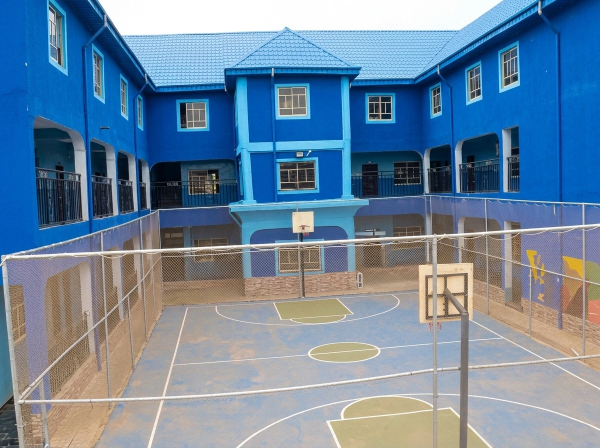
#> input picture images/school-1.webp, 1200 x 896 px (shown at 1/2 size)
$ python enhance_images.py
#> lines starting #> are read from the running program, lines starting #| are printed output that depends on the picture
"""
Fast Image Enhancement Script for Prime Focus Schools
"""

import os
import io
from PIL import Image, ImageEnhance, ImageFilter

def enhance_image(src_path, dest_webp, target_size=(1600, 1200)):
#> called with src_path = 'images/school-1.webp', dest_webp = 'images/school-1.webp', target_size = (1504, 1152)
    with open(src_path, "rb") as f:
        data = f.read()

    with Image.open(io.BytesIO(data)) as im:
#> im is the input picture: PIL image 1200x896 RGB; mean R, G, B 109.8, 134.6, 158.1
        img = im.convert("RGB")

        # 1. High-quality Lanczos upscale
        upscaled = img.resize(target_size, Image.Resampling.LANCZOS)

        # 2. Unsharp mask
        sharp1 = upscaled.filter(ImageFilter.UnsharpMask(radius=2.0, percent=130, threshold=2))
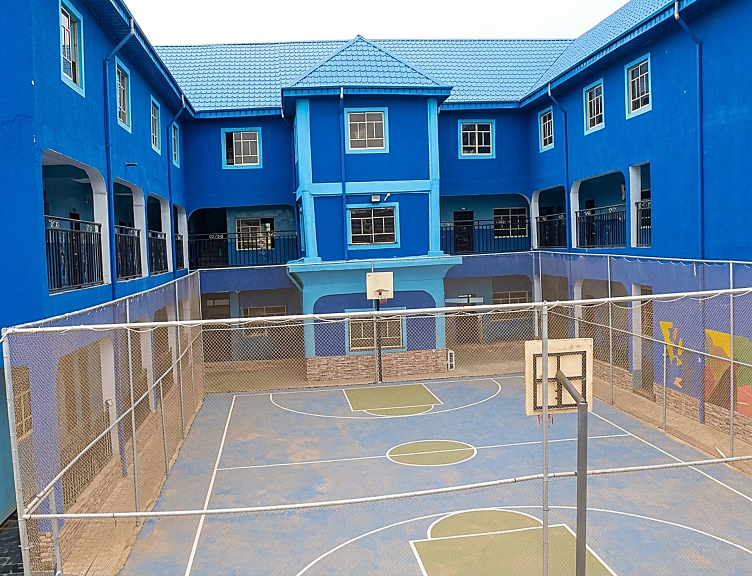
#> sharp1: PIL image 1504x1152 RGB (shown at 1/2 size); mean R, G, B 110, 134.2, 157.3

        # 3. Enhance color vibrancy
        vibrant = ImageEnhance.Color(sharp1).enhance(1.18)

        # 4. Enhance contrast & brightness
        contrasted = ImageEnhance.Contrast(vibrant).enhance(1.10)
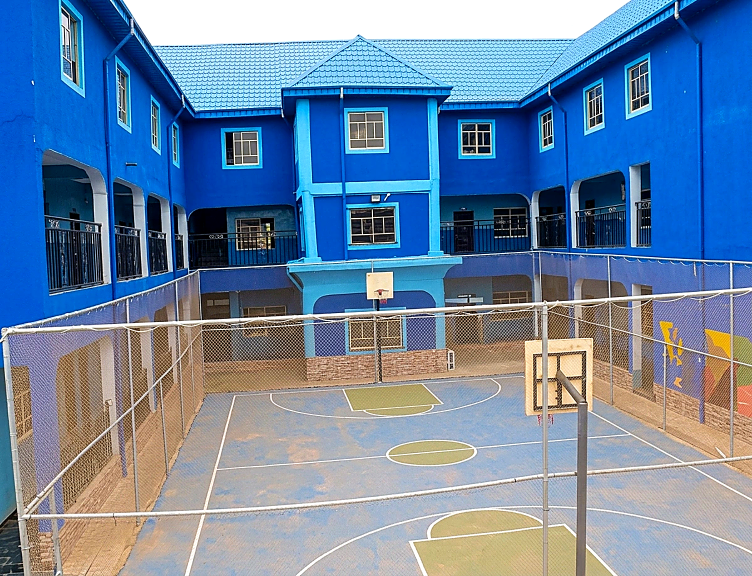
#> contrasted: PIL image 1504x1152 RGB (shown at 1/2 size); mean R, G, B 109, 134, 163.2
        bright = ImageEnhance.Brightness(contrasted).enhance(1.02)

        # 5. Final sharpness
        final_img = ImageEnhance.Sharpness(bright).enhance(1.20)

        # Save as WebP (high quality)
        final_img.save(dest_webp, "WEBP", quality=92, method=6)

        print(f"[OK] Enhanced: {src_path} -> {dest_webp} ({target_size[0]}x{target_size[1]})")

if __name__ == "__main__":
    if os.path.exists("images/school-1.webp"):
        enhance_image("images/school-1.webp", "images/school-1.webp", (1504, 1152))

    if os.path.exists("images/school-2.webp"):
        enhance_image("images/school-2.webp", "images/school-2.webp", (1600, 1225))
#> call 2 of enhance_image, with src_path = 'images/school-2.webp', dest_webp = 'images/school-2.webp', target_size = (1600, 1225)
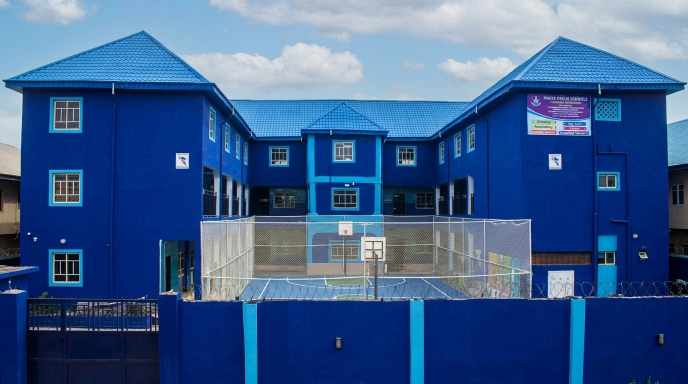
#> input picture images/school-2.webp, 1376 x 768 px (shown at 1/2 size)
#> in enhance_image, im is the input picture: PIL image 1376x768 RGB; mean R, G, B 60.3, 93.7, 141
#> in enhance_image (call 2), `vibrant = ImageEnhance.Color(sharp1).enhance(1.18)`:
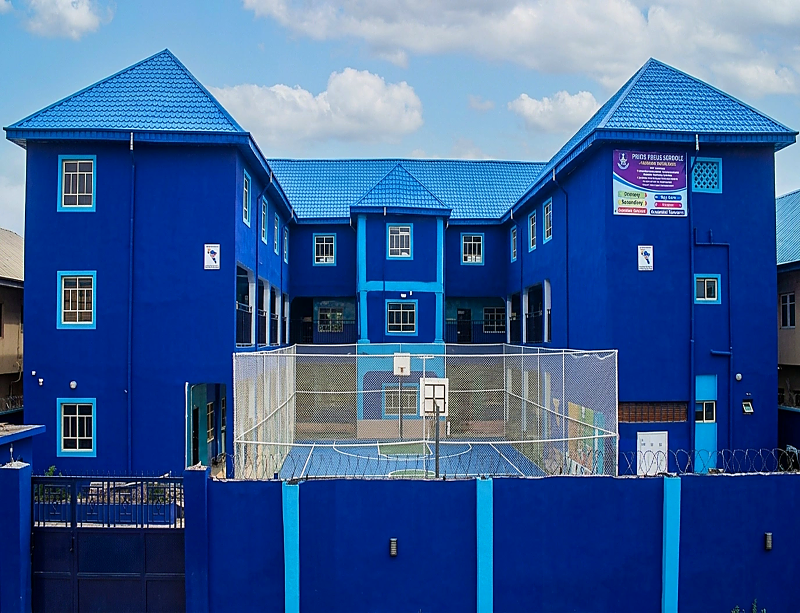
#> vibrant: PIL image 1600x1225 RGB (shown at 1/2 size); mean R, G, B 58.4, 94, 148.9
        enhance_image("images/school-2.webp", "images/school-hero.webp", (1920, 1470))
#> call 3 of enhance_image, with src_path = 'images/school-2.webp', dest_webp = 'images/school-hero.webp', target_size = (1920, 1470)
#> in enhance_image (call 3), `upscaled = img.resize(target_size, Image.Resampling.LANCZOS)`:
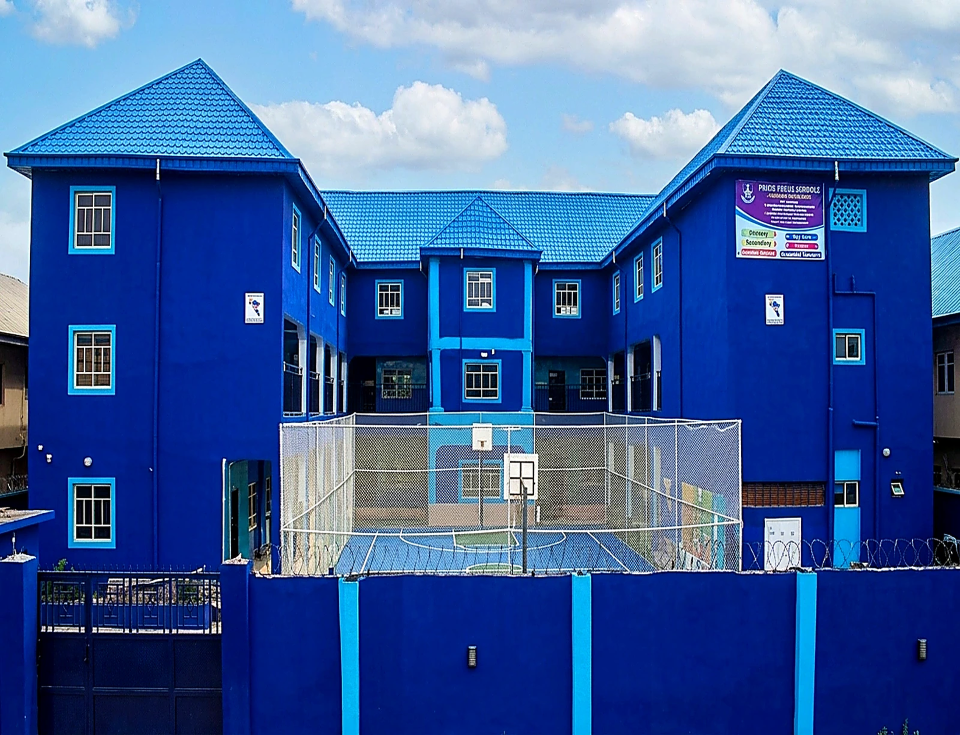
#> upscaled: PIL image 1920x1470 RGB (shown at 1/2 size); mean R, G, B 61.4, 95.3, 155.4
#> in enhance_image (call 3), `sharp1 = upscaled.filter(ImageFilter.UnsharpMask(radius=2.0, percent=1..`:
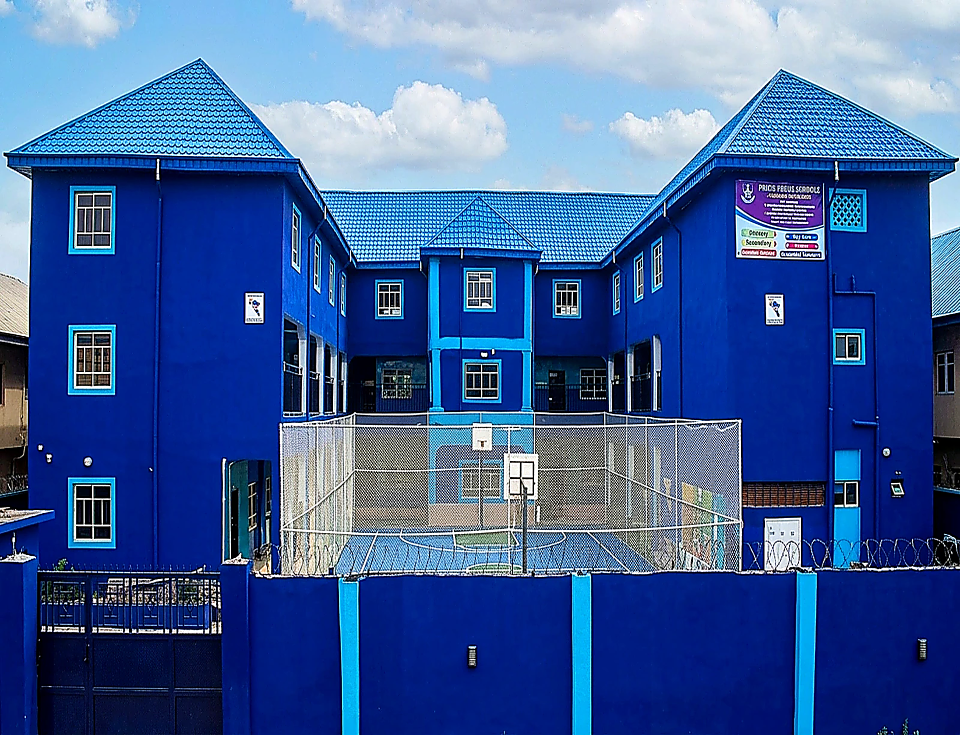
#> sharp1: PIL image 1920x1470 RGB (shown at 1/2 size); mean R, G, B 63.2, 95.1, 153.3
#> in enhance_image (call 3), `contrasted = ImageEnhance.Contrast(vibrant).enhance(1.10)`:
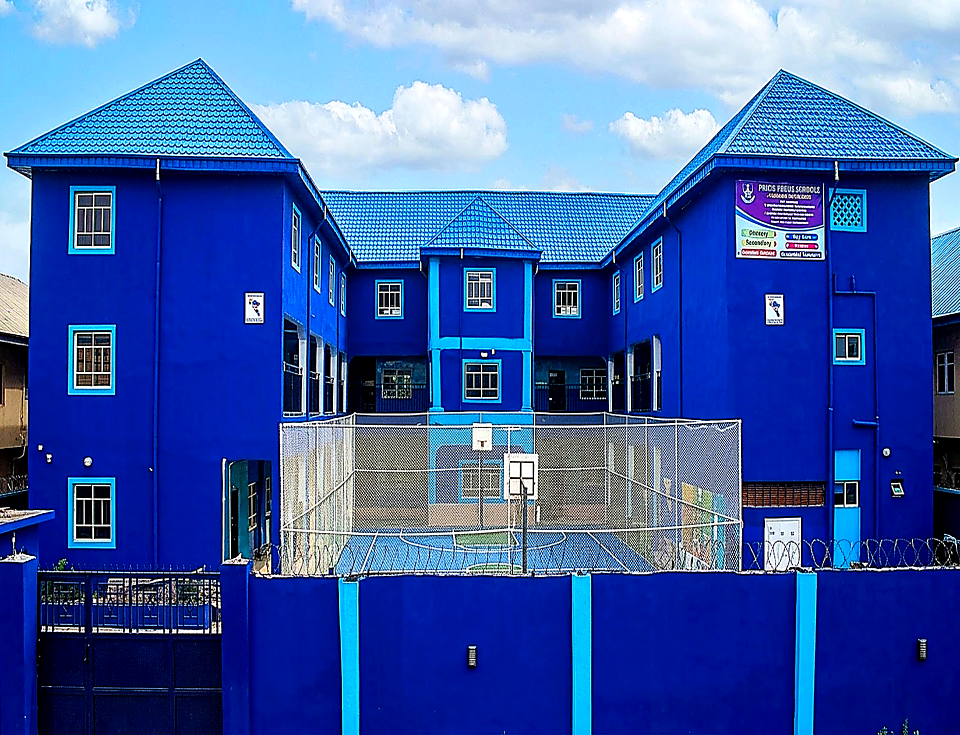
#> contrasted: PIL image 1920x1470 RGB (shown at 1/2 size); mean R, G, B 62.3, 94.9, 167.9

    print("Done enhancing images.")
